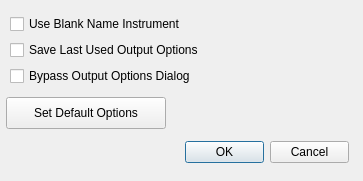
<?xml version="1.0" encoding="UTF-8"?>
<ui version="4.0">
 <class>Dialog</class>
 <widget class="QDialog" name="Dialog">
  <property name="geometry">
   <rect>
    <x>0</x>
    <y>0</y>
    <width>363</width>
    <height>181</height>
   </rect>
  </property>
  <property name="windowTitle">
   <string>Bells Used Chart Plugin Preferences</string>
  </property>
  <widget class="QCheckBox" name="checkBlankInstrument">
   <property name="geometry">
    <rect>
     <x>10</x>
     <y>14</y>
     <width>200</width>
     <height>20</height>
    </rect>
   </property>
   <property name="toolTip">
    <string>&lt;html&gt;&lt;head/&gt;&lt;body&gt;&lt;p&gt;Uses a custom instrument with a blank name, instead of piano when creating a Bells Used Chart Score.&lt;/p&gt;&lt;/body&gt;&lt;/html&gt;</string>
   </property>
   <property name="text">
    <string>Use Blank Name Instrument</string>
   </property>
  </widget>
  <widget class="QCheckBox" name="checkCacheSettings">
   <property name="geometry">
    <rect>
     <x>10</x>
     <y>40</y>
     <width>221</width>
     <height>20</height>
    </rect>
   </property>
   <property name="toolTip">
    <string>&lt;html&gt;&lt;head/&gt;&lt;body&gt;&lt;p&gt;Saves the last output options used.&lt;/p&gt;&lt;/body&gt;&lt;/html&gt;</string>
   </property>
   <property name="text">
    <string>Save Last Used Output Options</string>
   </property>
  </widget>
  <widget class="QCheckBox" name="checkBypassDialog">
   <property name="geometry">
    <rect>
     <x>10</x>
     <y>66</y>
     <width>221</width>
     <height>20</height>
    </rect>
   </property>
   <property name="toolTip">
    <string>&lt;html&gt;&lt;head/&gt;&lt;body&gt;&lt;p&gt;Does not display the output options dialog, instead generates a Bells Used Chart based on the previous options selected.&lt;/p&gt;&lt;/body&gt;&lt;/html&gt;</string>
   </property>
   <property name="text">
    <string>Bypass Output Options Dialog</string>
   </property>
  </widget>
  <widget class="QPushButton" name="buttonStaticDefaults">
   <property name="geometry">
    <rect>
     <x>6</x>
     <y>97</y>
     <width>160</width>
     <height>32</height>
    </rect>
   </property>
   <property name="text">
    <string>Set Default Options</string>
   </property>
  </widget>
  <widget class="QDialogButtonBox" name="buttonBox">
   <property name="geometry">
    <rect>
     <x>185</x>
     <y>136</y>
     <width>164</width>
     <height>32</height>
    </rect>
   </property>
   <property name="standardButtons">
    <set>QDialogButtonBox::Cancel|QDialogButtonBox::Ok</set>
   </property>
  </widget>
 </widget>
 <resources/>
 <connections>
  <connection>
   <sender>buttonBox</sender>
   <signal>accepted()</signal>
   <receiver>Dialog</receiver>
   <slot>accept()</slot>
   <hints>
    <hint type="sourcelabel">
     <x>254</x>
     <y>186</y>
    </hint>
    <hint type="destinationlabel">
     <x>157</x>
     <y>190</y>
    </hint>
   </hints>
  </connection>
  <connection>
   <sender>buttonBox</sender>
   <signal>rejected()</signal>
   <receiver>Dialog</receiver>
   <slot>reject()</slot>
   <hints>
    <hint type="sourcelabel">
     <x>322</x>
     <y>186</y>
    </hint>
    <hint type="destinationlabel">
     <x>286</x>
     <y>190</y>
    </hint>
   </hints>
  </connection>
 </connections>
</ui>
